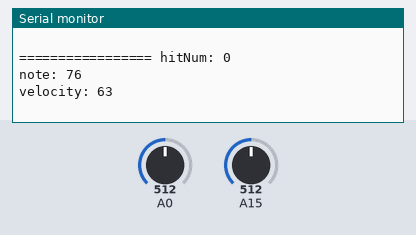
A sketch run on a simulated Arduino Mega 2560, built with avr-gcc and run on an emulated ATmega2560. Shown: the last lines printed to the serial monitor. The inputs (shaded band) are chosen by the test bench; at power-on: A0 = 512, A15 = 512.

Above: at 1.2 s.
1.3 s: A0 set to 122
At 2.1 s:
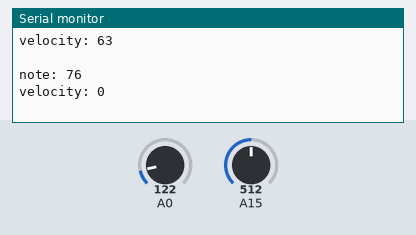
2.8 s: A0 set to 306
At 4.3 s:
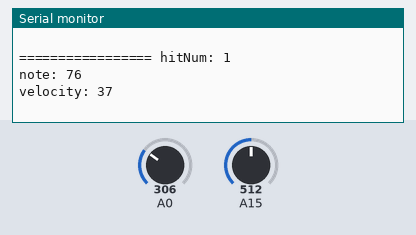
Timing chart, 0 to 5.8 s (numbered marks = the images above; inputs shaded):
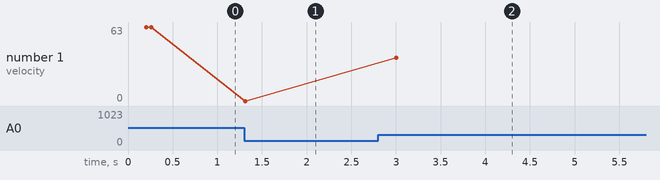

The sketch:

PushMIDI.ino
```cpp
#include "PressurePad.h"


// - Build Mode

const bool ProductionBuild = 0;


// - PadObjects

PressurePad pad0(15, 72); // C5
PressurePad pad1(0, 76); // E5

//PressurePad pad0(0, 52); // E3
//PressurePad pad1(1, 53); // F3
//PressurePad pad2(2, 54); // F#3
//PressurePad pad3(3, 55); // G3


// - Arduino Delegate Methods

void setup() {
  setMIDIBaudRate();
  if (!ProductionBuild) setMonitorBaudRate();
}

const int top = 127;

void loop() {
  pad0.updateNote();
  pad1.updateNote();
}


// - Helper Methods

void setMIDIBaudRate () {
  Serial1.begin(31250);
}

void setMonitorBaudRate () {
  Serial.begin(9600);
}
```

PressurePad.cpp
```cpp
#include "Arduino.h"
#include "PressurePad.h"

// - Global Variables

const bool ProductionBuild = 0;

const int StagRange = 20;
const int MaxStags = 500;
const int NoteIsStoppingThreshold = 10;
const int MinVelocity = 30;
const int SilentVelocity = 0;
const int channel1 = 0x90;


// - Initializer

PressurePad::PressurePad(int aPin, int aNote) {
	pin = aPin;
	note = aNote;
}


// - Public API

void PressurePad::updateNote() {
  velocity = padRead();
  updateNoteWithLocalVelocity();
}

void PressurePad::updateNoteWithVelocity(int aVelocity) {
  velocity = aVelocity;
  updateNoteWithLocalVelocity();
}


// - Private API

void PressurePad::updateNoteWithLocalVelocity() {
  // End Note
  if (playing) {
    if (velocity < MinVelocity-NoteIsStoppingThreshold) {
      end();
    }
    return;
  }

  // Strike Note
  if (prevVal > velocity) {
    succeedAndPlay();
    return;
  }

  // No Action
  if (velocity < MinVelocity) {
    return;
  }

  // Strike is Stagnating
  int diff = abs(velocity-prevVal);
  if (diff < StagRange) {
    stags++;
    if (stags > MaxStags) {
      succeedAndPlay();
      return;
    }
  }

  // Update State
  prevVal = velocity;
}

int PressurePad::padRead() {
  int padValue = analogRead(pin);
  const float PadMax = 1023.0;
  float padValueNormalized = padValue / PadMax;
  float padValueMIDIVelocity = padValueNormalized*127.0;
  return (int)padValueMIDIVelocity;
}

void PressurePad::end() {
  velocity = SilentVelocity;
  play();
  playing = 0;
}

void PressurePad::succeedAndPlay() {
  prevVal = 0;
  stags = 0;
  playing = 1;
  play();
}


void PressurePad::play() {
  writeToMidi();
  if (!ProductionBuild) logNote();
}

//  plays a MIDI note.  Doesn't check to see that
//  cmd is greater than 127, or that data values are  less than 127:
void PressurePad::writeToMidi() {
    Serial1.write(channel1);
    Serial1.write(note);
    Serial1.write(velocity);
}

void PressurePad::logNote() {
  if (velocity > 0) {
    Serial.print("================= hitNum: ");
    Serial.println(hitNum++);
  }

    Serial.print("note: ");
    Serial.println(note);

    Serial.print("velocity: ");
    Serial.println(velocity);

    Serial.println(" ");
}
```

PressurePad.h
```cpp
#ifndef PressurePad_h
#define PressurePad_h

#include "Arduino.h"

class PressurePad {
  public:
    PressurePad(int pin, int note);
    void updateNote();
    void updateNoteWithVelocity(int velocity);

  private:
	int padRead();
	void updateNoteWithLocalVelocity();
	void end();
	void succeedAndPlay();
	void play();
        void writeToMidi();
        void logNote();

    int pin;
    int note;
    int velocity;
    int prevVal;
    int stags;
    bool playing;
    int hitNum; // Used for debugging
};

#endif
```

Measured:
- after the input at 1.3 s, the serial monitor: prints a new line at once (image 1)
- after the input at 2.8 s, the serial monitor: prints a new line after 0.16 s (image 2)
- plotted number 1: 0 → 37 after the input at 2.8 s
